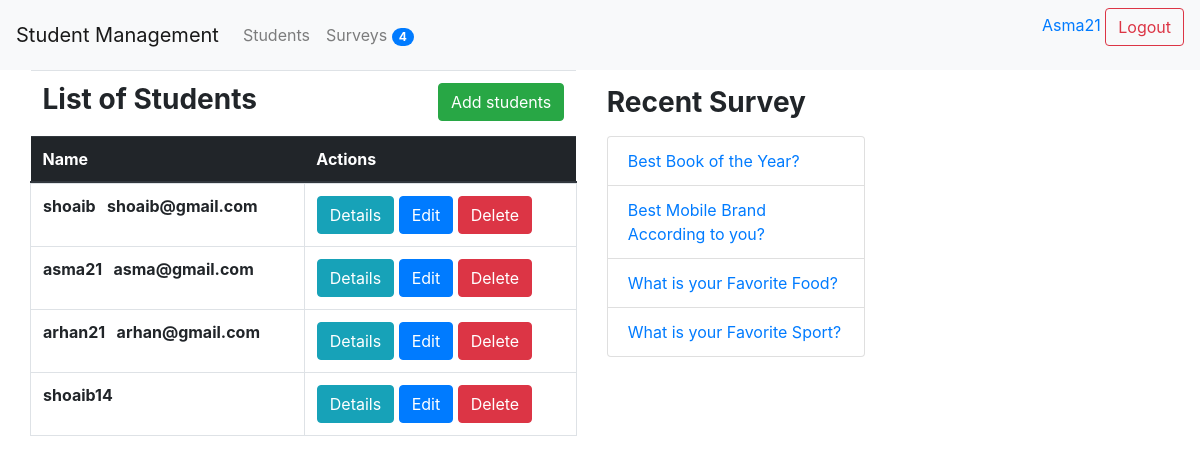
/student/ (signed in), run on the app's committed database.
### survey/models.py (models this page shows, shortened)
class Question(models.Model):
	title = models.TextField(null=True, blank=True)
	status = models.CharField(default='inactive',max_length=10)
	created_by = models.ForeignKey(User,null=True, blank=True, on_delete=models.CASCADE)
	start_date = models.DateTimeField(null=True, blank=True)
	end_date = models.DateTimeField(null=True, blank=True)
	created_at = models.DateTimeField(auto_now_add=True)
	updated_at = models.DateTimeField(auto_now=True)

### student/views.py (the view)
# urls.py: path('',student_list, name='student_list'),
@login_required(login_url='/login/')
def student_list(request):
	context = {}
	context['users'] = User.objects.all()
	context['title'] = 'Students'
	return render(request,"student/index.html",context)

### survey/context_processors.py (called while the page is built)
def survey_count(request):
	count = Question.objects.count()
	return {"survey_count": count}

### survey/templatetags/survey_extra.py (called while the page is built)
def upper(value, n):
	return value.upper()[0:n]

@register.simple_tag
def recent_survey(n=5):
	questions = Question.objects.all().order_by('-created_at')
	return questions[0:n]

### student_management/templates/student/index.html
{% extends 'base.html' %}
{% load survey_extra %}
{% block content %}
<div class='row'>
	<div class='col-sm-8'>
		<table class="table">
				<thead class="thead-dark">
					<tr>
						<tr>
							<td>
								<h3><b>List of {{title}}</b></h3>
							</td>
							<td align='right'>
								<a href='/student/add/'><button class="btn btn-success">Add students</button></a>
							</td>
						</tr>
					</tr>
					<tr>
						<th>Name</th>
						<th>Actions</th>
					</tr>
				</thead>
				<tbody class="table table-bordered">
					{% if users %}
						<tr class='list-group'>
							{% for user in users %}
							<tr>
								<td><b>{{user.username}} &nbsp; {{user.email}}</b></td>
								<td>
									<a type="button" class="btn btn-info" href='/student/{{user.id}}/details/'>Details</a>
									<a type="button" class="btn btn-primary" href='/student/{{user.id}}/edit/'>Edit</a>
									<a type="button" class="btn btn-danger" href='/student/{{user.id}}/details/'>Delete</a>
								</td>
							</tr>
							{% endfor %}
						</tr>
					{% else %}
						<p>There's No Question Availabel.</p>
					{% endif %}
				</tbody>
		</table>
	</div>
	<div class='col-sm-4'>
		{% recent_survey as questions %}
		<p>
			<h3><b>Recent Survey</b></h3>
		</p>
		{% if questions %}
			<div class="list-group">
				{% for question in questions %}
					<a class="list-group-item" href="/survey/{{question.id}}/details/">{{question.title}}</a>
				{% endfor %}
			</div>
		{% else %}
				<p>There is no question available.</p>
		{% endif %}
	</div>
</div>
{% endblock content %}

### student_management/templates/header.html (shortened to what this page needs)
{% load survey_extra %}
<nav class="navbar navbar-expand-lg navbar-light bg-light">
  <a class="navbar-brand" href="/">Student Management</a>
  <div class="collapse navbar-collapse" id="navbarSupportedContent">
    <ul class="navbar-nav">
      <li class="nav-item">
        <a class="nav-link" href="{% url 'student_list' %}">{{ 'students'| capfirst }}</a>
      </li>
      <li class="nav-item">
        <a class="nav-link" href="/survey/">{{ 'surveys'| capfirst }} <span class='badge badge-primary badge-pill'>{{ survey_count }}</span></a>
      </li>
  </div>
  <div class='text-right'>
    <form method="POST" action="/logout/">
        <a href="{% url 'my_profile' %}">
          <span>{{ request.user.username | capfirst }}</span>
        </a>
        {% if request.user.username %}
          <input type="submit" class='btn btn-outline-danger' value="Logout">
        {% else %}
          <button class='btn btn-outline-success'><a href='/login/' type='button'>Login</a></button>
          <button class='btn btn-outline-primary'><a href='/register/' type='button'>Signup</a></button>
        {% endif %}
    </form>
  </div>
</nav>

### data on the page
Question: title "Best Book of the Year?"
Question: title "Best Mobile Brand According to you?"
Question: title "What is your Favorite Food?"
Question: title "What is your Favorite Sport?"

### other printed values
{{ 'students'| capfirst }} "Students"
{{ 'surveys'| capfirst }} "Surveys"
{{ survey_count }} "4"
{{ request.user.username | capfirst }} "Asma21"
{{ title }} "Students"
{{ user.username }} "shoaib"
{{ user.email }} "shoaib@gmail.com"
{{ user.username }} "asma21"
{{ user.email }} "asma@gmail.com"
{{ user.username }} "arhan21"
{{ user.email }} "arhan@gmail.com"
{{ user.username }} "shoaib14"
